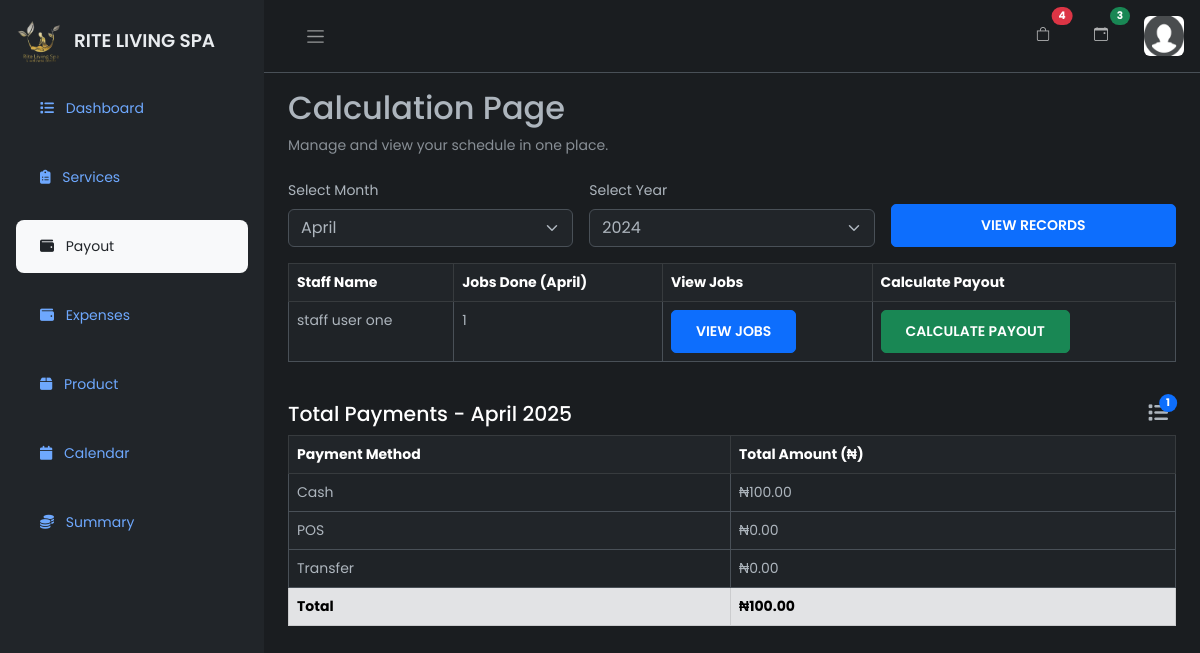
The page /calculate (signed in) on the database as committed earlier.
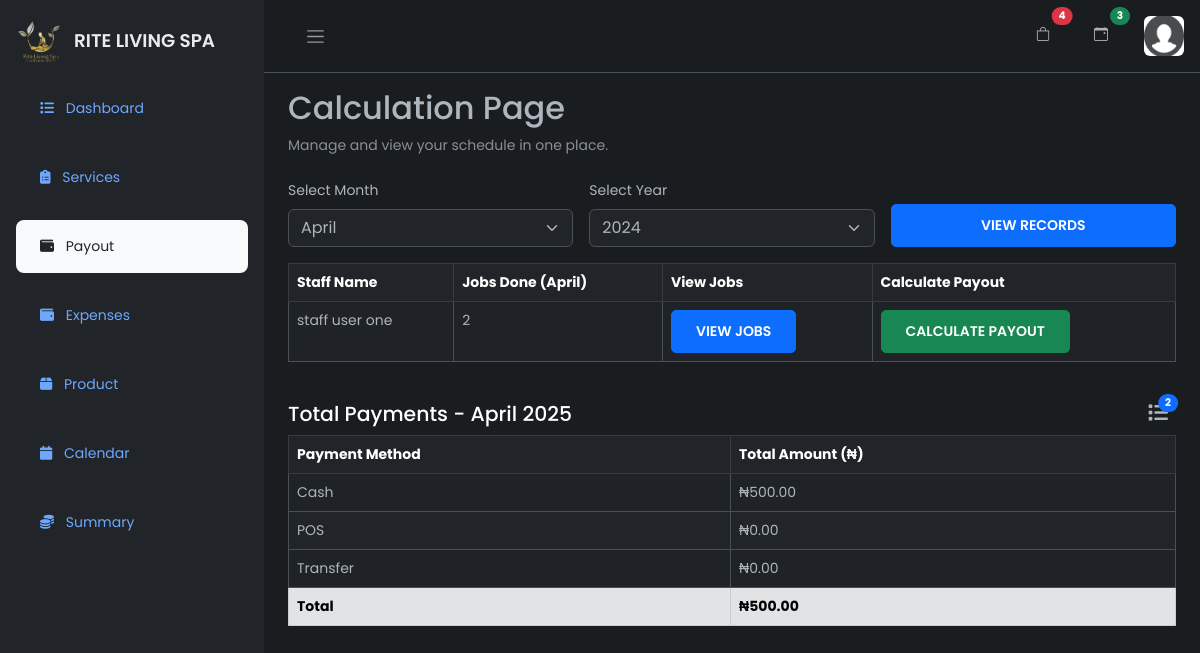
The same page on the database as committed later.
### firstApp/models.py (models this page shows, shortened)
class CustomUser(AbstractBaseUser, PermissionsMixin):
    email = models.EmailField(unique=True)
    first_name = models.CharField(max_length=255, blank=True)
    last_name = models.CharField(max_length=255, blank=True)
    is_secretary = models.BooleanField(blank=True, null=True, default=False)
    is_not_secretary = models.BooleanField(blank=True, null=True, default=False)
    is_admin = models.BooleanField(blank=True, null=True, default=False)
    is_active = models.BooleanField(default=True)
    is_staff = models.BooleanField(default=False)
    date_joined = models.DateTimeField(default=timezone.now)
    objects = CustomUserManager()
    USERNAME_FIELD = 'email'
    REQUIRED_FIELDS = []  # You can add more fields here like ['full_name']

### firstApp/decorators.py (the view)
    def _wrapped_view(request, *args, **kwargs):
        if not (request.user.is_admin or request.user.is_secretary):
            return HttpResponseForbidden("You are not authorized to view this page.")
        return view_func(request, *args, **kwargs)

### firstApp/templates/auth/calculate.html (shortened to what the changed rows need)
{% extends 'auth/maindash.html' %}
{% load static %}
{% block content %}
<div class="main">
    <main class="content px-4 py-3" style="max-height: 90vh; overflow-y: auto;">
        <div class="mb-4">
            <h2>Calculation Page</h2>
        </div>
        <div class="table-responsive" style="max-height: 200px; overflow-y: auto;">
            <table class="table table-bordered table-striped">
                <thead class="table-dark sticky-top">
                    <tr>
                        <th>Staff Name</th>
                        <th>Jobs Done ({{ month_name }})</th>
                        <th>View Jobs</th>
                        <th>Calculate Payout</th>
                    </tr>
                </thead>
                <tbody>
                    {% for staff in staff_jobs %}
                    <tr>
                        <td>{{ staff.staff_name__first_name }} {{ staff.staff_name__last_name }}</td>
                        <td>{{ staff.jobs_done }}</td>
                        <td>
                            <button class="btn btn-sm btn-primary view-jobs-btn"
                                data-staff-id="{{ staff.staff_name__id }}"
                                data-staff-name="{{ staff.staff_name__first_name }} {{ staff.staff_name__last_name }}">View
                                Jobs
                            </button>
                        </td>
                        <td><button class="btn btn-sm btn-success">Calculate Payout</button></td>
                    </tr>
                    {% empty %}
                    <tr>
                        <td colspan="4" class="text-center">No records found for this period.</td>
                    </tr>
                    {% endfor %}
                </tbody>
            </table>
        </div>
        <div class="mt-4">
            <div class="d-flex justify-content-between align-items-center mb-2">
                <li class="nav-item list-unstyled me-2 position-relative">
                    <a href="#" class="nav-link" data-bs-toggle="modal" data-bs-target="#allJobsModal">
                        <i class="fa-solid fa-list fs-5"></i>
                        <span class="position-absolute top-0 start-100 translate-middle badge rounded-pill bg-primary">
                            {{ all_jobs.count }}
                        </span>
                    </a>
                </li>
            </div>
            <div class="table-responsive">
                <table class="table table-bordered table-striped">
                    <thead class="table-dark">
                        <tr>
                            <th>Payment Method</th>
                            <th>Total Amount (₦)</th>
                        </tr>
                    </thead>
                    <tbody>
                        <tr>
                            <td>Cash</td>
                            <td>₦{{ payment_summary.cash|floatformat:2 }}</td>
                        </tr>
                        <tr class="table-secondary">
                            <th>Total</th>
                            <th>₦{{payment_summary.cash|add:payment_summary.pos|add:payment_summary.transfer|floatformat:2}}</th>
                        </tr>
                    </tbody>
                </table>
            </div>
        </div>
    </main>
</div>
{% endblock %}

Rows that differ between the two databases and show on the page:
changed CustomUser "staff user": jobs_done "1" → "2"
Other text that changed with them:
{{ all_jobs.count }}: "1" → "2"
{{ payment_summary.cash|floatformat:2 }}: "100.00" → "500.00"
text no longer shown: "100.00"
text now shown: "500.00"
